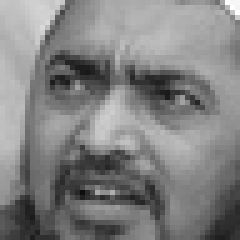
#> input picture C:\Users\pierh\assignment1\ProjectAssignmentFS_5\data\fulldataset_cleaned_part3/Angry/train/Angry_train_01.jpg, 48 x 48 px (shown 5 times larger)
$ python 'Data Visualization and Cleaning.py'
#> lines starting #> are read from the running program, lines starting #| are printed output that depends on the picture; pictures that were not available may be replaced by others from this repository, and a replacement may not be noted
import os
import random
from PIL import Image
import numpy as np
import matplotlib.pyplot as plt
import shutil

# Paths for dataset
base_dir = r'C:\Users\pierh\assignment1\ProjectAssignmentFS_5\fulldataset-part3'
output_dir = r'C:\Users\pierh\assignment1\ProjectAssignmentFS_5\data\fulldataset_cleaned_part3'

# Ensure the output directory exists
os.makedirs(output_dir, exist_ok=True)

# Step 1: Split images into train, test, and validate sets
class_names = ['Angry', 'Happy', 'Neutral', 'Engaged']
train_test_names = ['train', 'test', 'validate']
train_pct = 0.7
test_pct = 0.15
validate_pct = 0.15
min_train_images = 400

for class_name in class_names:
    class_path = os.path.join(base_dir, class_name)
    output_class_path = os.path.join(output_dir, class_name)
    os.makedirs(output_class_path, exist_ok=True)

    images = os.listdir(class_path)
    num_images = len(images)
    indices = list(range(num_images))
    random.shuffle(indices)

    train_split = int(train_pct * num_images)
    test_split = int(test_pct * num_images) + train_split

    if train_split < min_train_images:
        train_split = min_train_images  # Ensure at least min_train_images in train set
        test_split = int(test_pct * num_images) + train_split

    train_indices = indices[:train_split]
    test_indices = indices[train_split:test_split]
    validate_indices = indices[test_split:]

    # Create train, test, validate folders
    for split, split_name in zip([train_indices, test_indices, validate_indices], train_test_names):
        split_path = os.path.join(output_class_path, split_name)
        os.makedirs(split_path, exist_ok=True)

        for i, img_idx in enumerate(split):
            img_name = images[img_idx]
            img_path_src = os.path.join(class_path, img_name)
            img_path_dest = os.path.join(split_path, f'{class_name}_{split_name}_{i+1:02}.jpg')
            shutil.copyfile(img_path_src, img_path_dest)

# Step 2: Load cleaned images and perform visualization
X = []
y = []

# Iterate through each class and each train/test/validate folder in the cleaned dataset
for class_name in class_names:
    class_path = os.path.join(output_dir, class_name)
    for train_test_name in train_test_names:
        train_test_path = os.path.join(class_path, train_test_name)
        for img_name in os.listdir(train_test_path):
            img_path = os.path.join(train_test_path, img_name)
            img = Image.open(img_path).convert('L')  # ensure grayscale
#> img is the input picture: PIL image 48x48 L; min 14, max 255, mean 129.3
            img = img.resize((48, 48))  # resize to 48x48
            X.append(np.array(img))
            y.append(class_names.index(class_name))

X = np.array(X)
y = np.array(y)

# Class Distribution
unique, counts = np.unique(y, return_counts=True)
plt.figure(figsize=(10, 6))
plt.bar(unique, counts, tick_label=class_names)
plt.xlabel('Class')
plt.ylabel('Number of Images')
plt.title('Class Distribution')
plt.show()
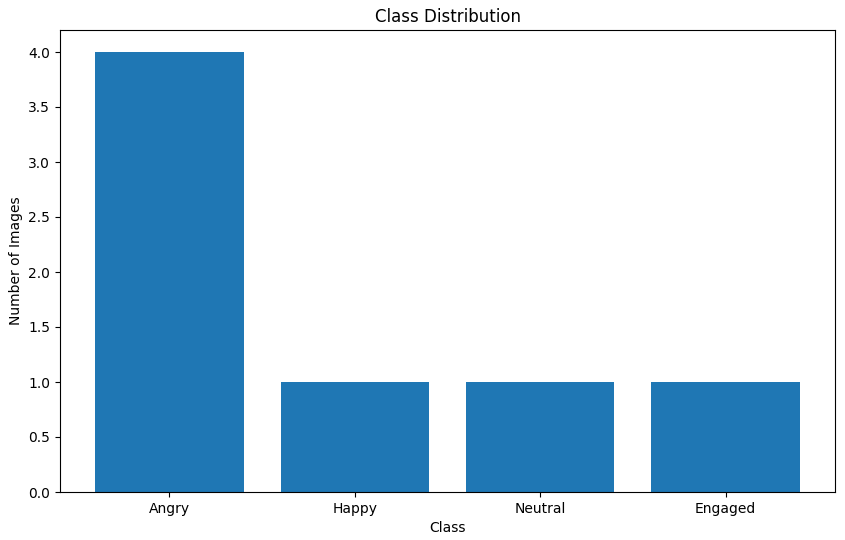
#> figure drawn by matplotlib, 1 panel; tallest bar 4 high, from x = -0.4 to 0.4

# Pixel Intensity Distribution per Class
X_flatten = X.reshape(X.shape[0], -1)
plt.figure(figsize=(15, 10))
for i in unique:
    plt.subplot(2, 2, i+1)
    plt.hist(X_flatten[y == i].ravel(), bins=256, color='blue', alpha=0.7)
    plt.title(f'Class {class_names[i]}')
    plt.xlabel('Pixel Intensity')
    plt.ylabel('Frequency')
plt.tight_layout()
plt.show()
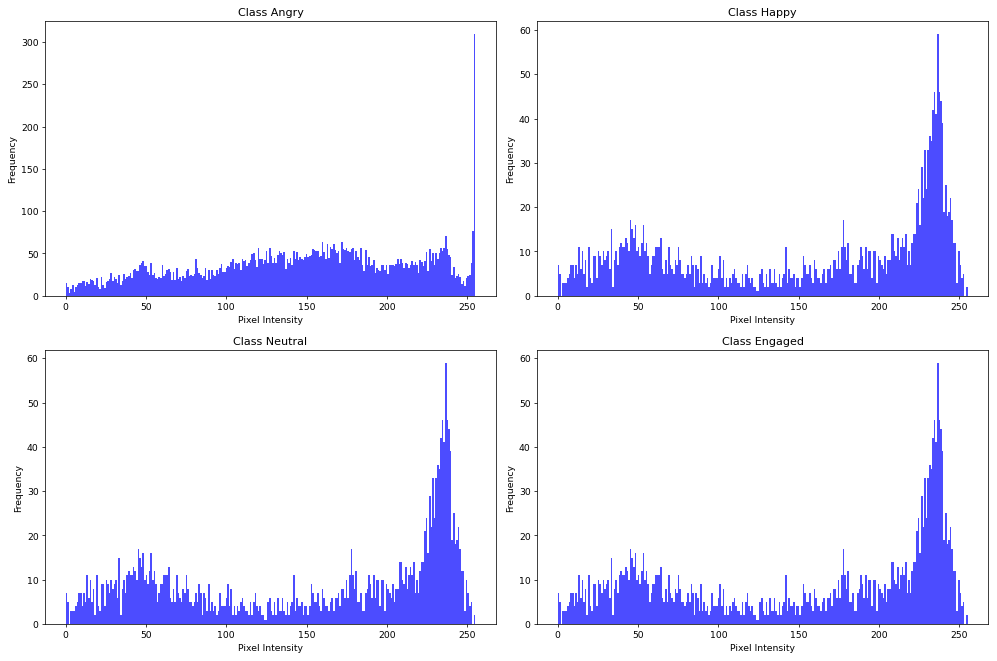
#> figure drawn by matplotlib, 4 panels; panel 1: tallest bar 309 high, from x = 254 to 255; panel 2: tallest bar 59 high, from x = 236.1 to 237.1; panel 3: tallest bar 59 high, from x = 236.1 to 237.1; panel 4: tallest bar 59 high, from x = 236.1 to 237.1

# Sample Images and Pixel Intensity Distribution for Each Class
for i in unique:
    class_indices = np.where(y == i)[0]
    sample_indices = random.sample(list(class_indices), min(15, len(class_indices)))  # Randomly select up to 15 samples

    fig, axes = plt.subplots(nrows=5, ncols=6, figsize=(20, 20))
    fig.suptitle(f'Sample Images and Pixel Intensity Histograms - {class_names[i]}', fontsize=16)

    for idx, sample_idx in enumerate(sample_indices):
        row, col = divmod(idx, 3)

        # Plot the sample image
        axes[row, col * 2].imshow(X[sample_idx], cmap='gray')
        axes[row, col * 2].set_title(f'{class_names[i]} Image {idx+1}')
        axes[row, col * 2].axis('off')

        # Plot the pixel intensity histogram
        axes[row, col * 2 + 1].hist(X[sample_idx].ravel(), bins=256, color='green', alpha=0.7)
        axes[row, col * 2 + 1].set_title(f'Pixel Intensity {idx+1}')
        axes[row, col * 2 + 1].set_xlabel('Pixel Intensity')
        axes[row, col * 2 + 1].set_ylabel('Frequency')

    plt.tight_layout(rect=[0, 0.03, 1, 0.95])
    plt.show()
#> this loop made 4 passes
#> pass 1, `plt.show()`:
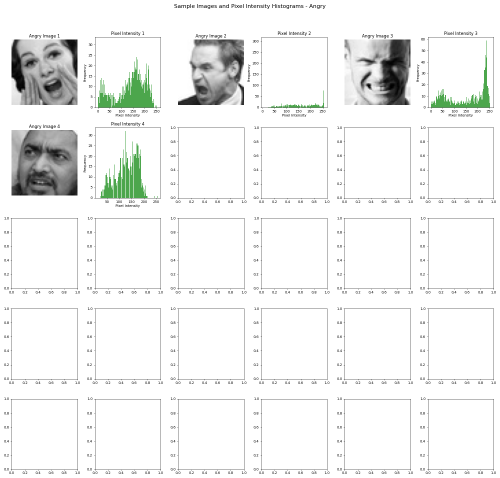
#> figure drawn by matplotlib, 8 panels; panel 2: tallest bar 32 high, from x = 166.3 to 167.3; panel 4: tallest bar 304 high, from x = 254 to 255; panel 6: tallest bar 59 high, from x = 236.1 to 237.1; panel 8: tallest bar 32 high, from x = 124.1 to 125.1
#> pass 2, `plt.show()`:
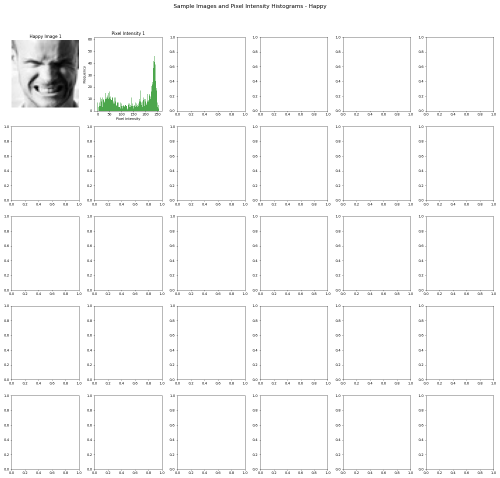
#> figure drawn by matplotlib, 2 panels; panel 2: tallest bar 59 high, from x = 236.1 to 237.1
